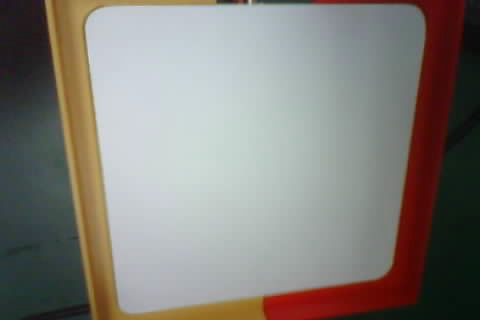
#> input picture no.1.jpg, 480 x 320 px, found by its file name
$ python colorchange.py
#> lines starting #> are read from the running program, lines starting #| are printed output that depends on the picture; after the words box and inside, x2 and y2 are one past the last pixel; in counts of white or black regions, pixels touching at a corner belong together
import cv2
import numpy as np

img = cv2.imread(".\\no.1.jpg")
#> img is the input picture: shape (320, 480, 3); mean B, G, R 122.6, 128.3, 131.7
img = cv2.cvtColor(img, cv2.COLOR_RGB2HSV)
#> img: shape (320, 480, 3); mean H, S, V 51.4, 59.8, 139.9
img1 = img[:, :, 1]
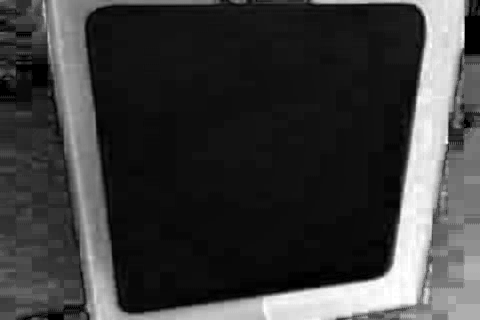
#> img1: shape (320, 480); min 0, max 255, mean 59.8
cv2.imshow("1", img1)
mask = cv2.inRange(img1, lowerb=0, upperb=25)
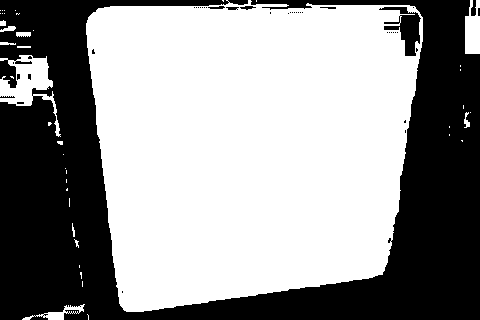
#> mask: shape (320, 480); 58.8% white; 42 black regions (34 under 20 px), largest, box (x1, y1, x2, y2) and area: (0, 0, 480, 320) 62064, (379, 7, 421, 56) 867, (471, 0, 476, 16) 63
cv2.imshow("2", mask)
img_core = cv2.getStructuringElement(cv2.MORPH_CROSS, (10, 10))
mask = cv2.erode(mask, img_core, iterations=2)
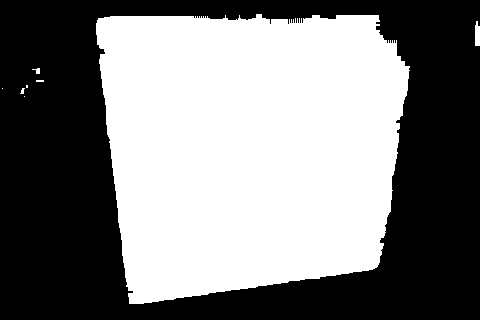
#> mask: shape (320, 480); 49.7% white; 8 white regions (5 under 20 px), largest, box (x1, y1, x2, y2) and area: (96, 14, 410, 304) 76185, (475, 21, 480, 46) 111, (32, 68, 40, 74) 27
cv2.imshow("3", mask)
kernel = np.ones((4, 4), np.uint8)
mask = cv2.dilate(mask, kernel, iterations=5)
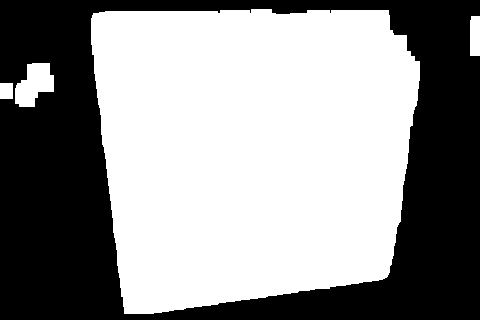
#> mask: shape (320, 480); 57.1% white; 1 black region, box (x1, y1, x2, y2) and area: (0, 0, 480, 320) 65895
cv2.imshow("4", mask)
cv2.waitKey(0)

$ run again, with 1.jpg copied over no.1.jpg
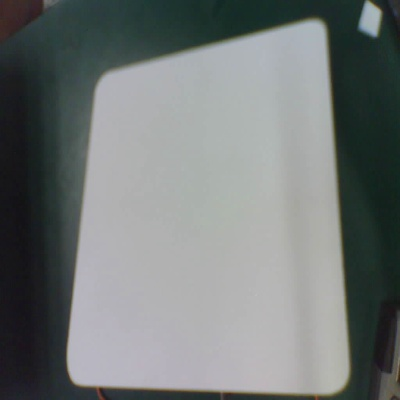
#> input picture 1.jpg, 400 x 400 px, found by its file name
#> img is the input picture: shape (400, 400, 3); mean B, G, R 119.2, 119.9, 114.9
#> img: shape (400, 400, 3); mean H, S, V 58.5, 33.3, 121.8
#> `img1 = img[:, :, 1]`:
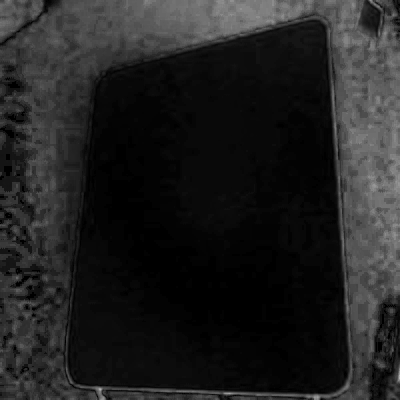
#> img1: shape (400, 400); min 0, max 178, mean 33.3
#> `mask = cv2.dilate(mask, kernel, iterations=5)`:
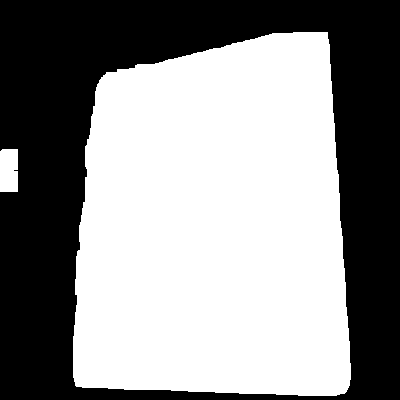
#> mask: shape (400, 400); 55.8% white; 1 black region, box (x1, y1, x2, y2) and area: (0, 0, 400, 400) 70798

$ run again, with 3.jpg copied over no.1.jpg
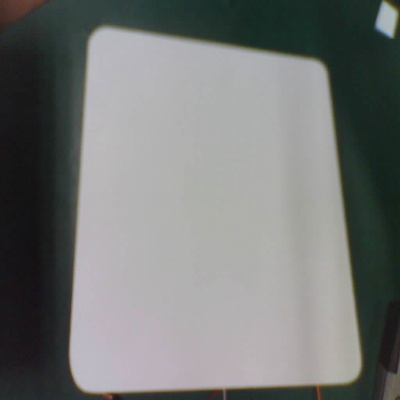
#> input picture 3.jpg, 400 x 400 px, found by its file name
#> img is the input picture: shape (400, 400, 3); mean B, G, R 118.2, 119.7, 117.4
#> img: shape (400, 400, 3); mean H, S, V 73.5, 28.8, 121.8
#> `img1 = img[:, :, 1]`:
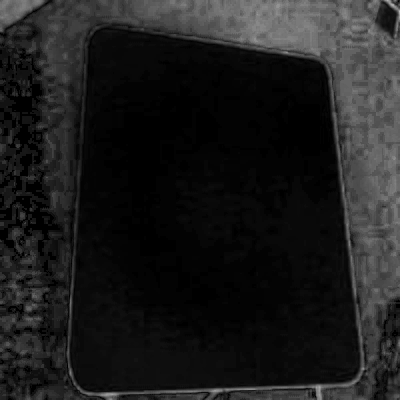
#> img1: shape (400, 400); min 0, max 182, mean 28.8
#> `mask = cv2.dilate(mask, kernel, iterations=5)`:
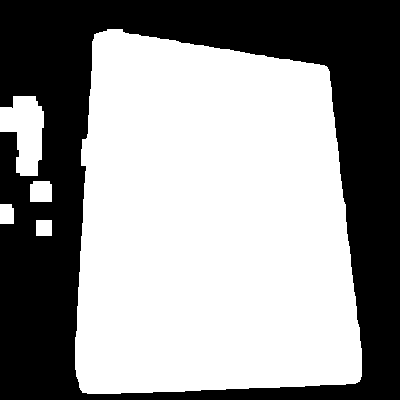
#> mask: shape (400, 400); 58.5% white; 1 black region, box (x1, y1, x2, y2) and area: (0, 0, 400, 400) 66352
